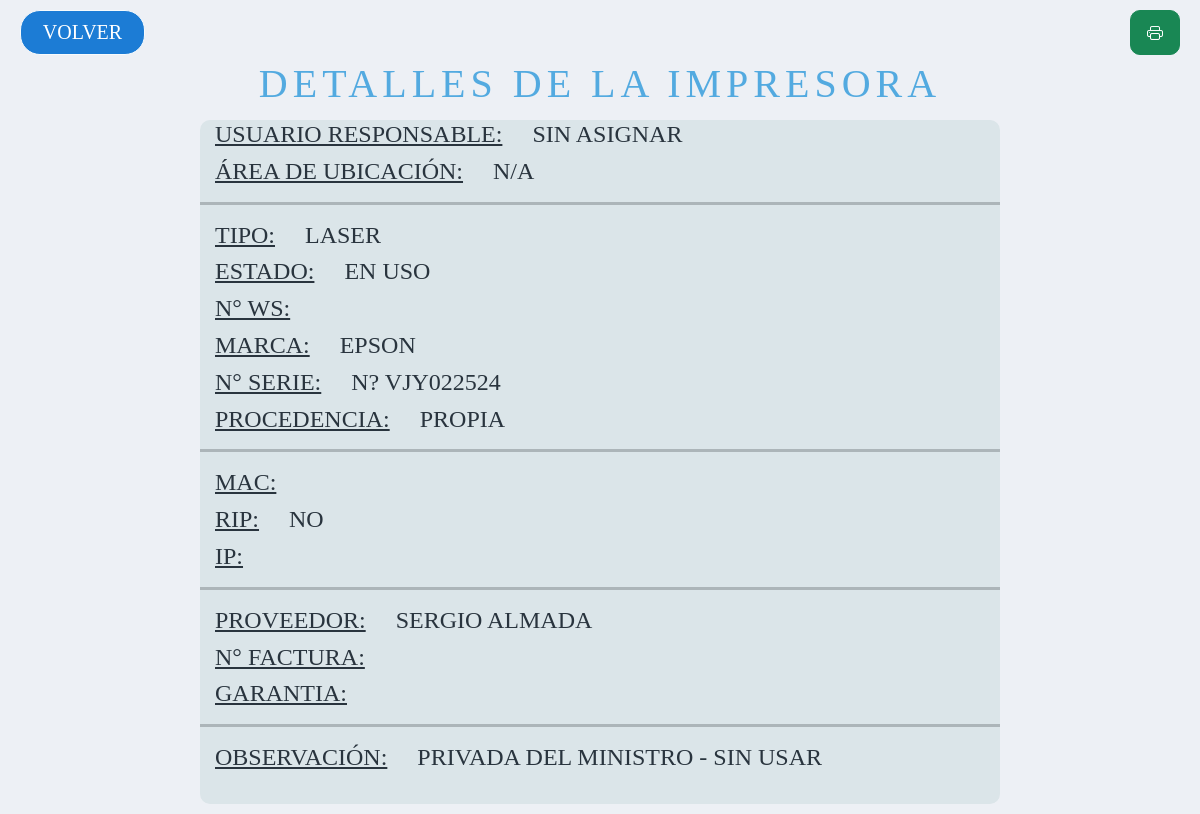
The page /consultadetalleimp.php?no=1 on the database its author committed.
### tables this page shows
CREATE TABLE `usuarios` (
  `ID_USUARIO` int(4) NOT NULL,
  `NOMBRE` varchar(50) NOT NULL,
  `CUIL` varchar(11) NOT NULL,
  `ID_AREA` int(3) NOT NULL,
  `PISO` varchar(3) NOT NULL,
  `INTERNO` varchar(10) NOT NULL,
  `CORREO` varchar(100) NOT NULL,
  `CORREO_PERSONAL` varchar(100) NOT NULL,
  `TELEFONO_PERSONAL` varchar(100) NOT NULL,
  `ID_TURNO` int(2) NOT NULL,
  `ACTIVO` varchar(8) NOT NULL,
  `OBSERVACION` longtext NOT NULL
);

CREATE TABLE `area` (
  `ID_AREA` int(5) NOT NULL,
  `AREA` text NOT NULL,
  `ID_REPA` int(3) NOT NULL,
  `ACTIVO` varchar(8) NOT NULL,
  `OBSERVACION` longtext NOT NULL
);

CREATE TABLE `tipop` (
  `ID_TIPOP` int(11) NOT NULL,
  `TIPO` varchar(50) NOT NULL
);

CREATE TABLE `estado_ws` (
  `ID_ESTADOWS` int(3) NOT NULL,
  `ESTADO` varchar(50) NOT NULL
);

CREATE TABLE `marcas` (
  `ID_MARCA` int(11) NOT NULL,
  `MARCA` varchar(50) NOT NULL
);

CREATE TABLE `periferico` (
  `ID_PERI` int(3) NOT NULL,
  `ID_TIPOP` int(3) NOT NULL,
  `NOMBREP` varchar(50) NOT NULL,
  `SERIEG` varchar(50) NOT NULL,
  `ID_MARCA` int(3) NOT NULL,
  `SERIE` varchar(50) NOT NULL,
  `ID_PROCEDENCIA` int(11) NOT NULL,
  `OBSERVACION` longtext NOT NULL,
  `TIPOP` varchar(50) NOT NULL,
  `MAC` varchar(50) NOT NULL,
  `RIP` varchar(50) NOT NULL,
  `IP` varchar(50) NOT NULL,
  `ID_PROVEEDOR` int(11) NOT NULL,
  `FACTURA` varchar(50) NOT NULL,
  `ID_AREA` int(11) NOT NULL,
  `ID_USUARIO` int(3) NOT NULL,
  `GARANTIA` varchar(100) NOT NULL,
  `ID_ESTADOWS` int(3) NOT NULL,
  `ID_MODELO` int(11) NOT NULL
);

CREATE TABLE `procedencia` (
  `ID_PROCEDENCIA` int(11) NOT NULL,
  `PROCEDENCIA` varchar(50) NOT NULL
);

CREATE TABLE `proveedor` (
  `ID_PROVEEDOR` int(11) NOT NULL,
  `PROVEEDOR` varchar(50) NOT NULL
);

### consultadetalleimp.php (the view, shortened to what this page needs)
<?php
include('conexion.php');
$consulta = ConsultarIncidente($_GET['no']);
function ConsultarIncidente($no_tic)
{
	$datos_base=mysqli_connect('localhost', 'root', '', 'incidentes') or exit('No se puede conectar con la base de datos');
	$sentencia =  "SELECT * FROM periferico WHERE ID_PERI='".$no_tic."'";
	$resultado = mysqli_query($datos_base, $sentencia);
	$filas = mysqli_fetch_assoc($resultado);
	return [
		$filas['ID_PERI'],
		$filas['ID_TIPOP'],
		$filas['NOMBREP'],
        $filas['SERIEG'],
        $filas['ID_MARCA'],
        $filas['SERIE'],
		$filas['ID_PROCEDENCIA'],
		$filas['OBSERVACION'],
		$filas['TIPOP'],
		$filas['MAC'],
        $filas['RIP'],
		$filas['IP'],
        $filas['ID_PROVEEDOR'],
		$filas['FACTURA'],
        $filas['ID_AREA'],
        $filas['ID_USUARIO'],
		$filas['GARANTIA'],
        $filas['ID_ESTADOWS'],
	];
}
?>
<!DOCTYPE html>
<html>
<head>
	<link rel="stylesheet" type="text/css" href="estiloconsultadetalleimp.css">
    <link href="https://cdn.jsdelivr.net/npm/bootstrap@5.1.3/dist/css/bootstrap.min.css" rel="stylesheet">
    <link rel="stylesheet" href="https://cdn.jsdelivr.net/npm/bootstrap-icons@1.5.0/font/bootstrap-icons.css">
</head>
<body>
<header>
        <div class="form-group row justify-content-between" style="margin-top: 0px; margin-left: 10px; margin-right: 10px; padding:10px;">
	        <a id="vlv"  href="impresoras.php" class="col-3 btn btn-primary " type="button"  value="VOLVER">VOLVER</a>
            <button id="pr" class="btn btn-success" style="width: 50px; border-radius: 10px; height: 45px;" onClick="imprimir()"><i class='bi bi-printer'></i></button>
		</div>
    </header>
	<section id="ingreso">
    <div id="titulo">
                <h1>DETALLES DE LA IMPRESORA</h1>
        </div>
            <div id="detalles">
            <?php
                $sql = "SELECT u.NOMBRE FROM periferico p LEFT JOIN usuarios u ON u.ID_USUARIO = p.ID_USUARIO WHERE p.ID_USUARIO='$consulta[15]'";
                $resultado = $datos_base->query($sql);
                $row = $resultado->fetch_assoc();
                $nom = $row['NOMBRE'];
                $sql = "SELECT a.AREA FROM periferico p LEFT JOIN area a ON a.ID_AREA = p.ID_AREA WHERE p.ID_AREA='$consulta[14]'";
                $resultado = $datos_base->query($sql);
                $row = $resultado->fetch_assoc();
                $are = $row['AREA'];
                $sql = "SELECT e.ESTADO FROM periferico p INNER JOIN estado_ws e ON e.ID_ESTADOWS = p.ID_ESTADOWS WHERE p.ID_ESTADOWS='$consulta[17]'";
                $resultado = $datos_base->query($sql);
                $row = $resultado->fetch_assoc();
                $est = $row['ESTADO'];
                $sql = "SELECT t.TIPO FROM periferico p INNER JOIN tipop t ON t.ID_TIPOP = p.ID_TIPOP WHERE p.ID_TIPOP='$consulta[1]'";
                $resultado = $datos_base->query($sql);
                $row = $resultado->fetch_assoc();
                $tip = $row['TIPO'];
                $sql = "SELECT m.MARCA FROM periferico p INNER JOIN marcas m ON m.ID_MARCA = p.ID_MARCA WHERE p.ID_MARCA='$consulta[4]'";
                $resultado = $datos_base->query($sql);
                $row = $resultado->fetch_assoc();
                $mar = $row['MARCA'];
                 $sql = "SELECT pr.PROCEDENCIA FROM periferico p LEFT JOIN procedencia pr ON pr.ID_PROCEDENCIA = p.ID_PROCEDENCIA WHERE p.ID_PROCEDENCIA='$consulta[6]'";
                 $resultado = $datos_base->query($sql);
                 $row = $resultado->fetch_assoc();
                 $proce = $row['PROCEDENCIA'];
                 $sql = "SELECT pr.PROVEEDOR FROM periferico p LEFT JOIN proveedor pr ON pr.ID_PROVEEDOR = p.ID_PROVEEDOR WHERE p.ID_PROVEEDOR='$consulta[12]'";
                 $resultado = $datos_base->query($sql);
                 $row = $resultado->fetch_assoc();
                 $prove = $row['PROVEEDOR'];
             ?>
            <h4><u>USUARIO RESPONSABLE:</u>&nbsp &nbsp &nbsp<?php echo $nom ?></h4>
            <h4><u>ÁREA DE UBICACIÓN:</u>&nbsp &nbsp &nbsp<?php echo $are?></h4>
            <hr style='display: block; height: 3px;'>
            <h4><u>TIPO:</u>&nbsp &nbsp &nbsp<?php echo $tip?></h4>
            <h4><u>ESTADO:</u>&nbsp &nbsp &nbsp<?php echo $est?></h4>
            <h4><u>N° WS:</u>&nbsp &nbsp &nbsp<?php echo $consulta[3]?></h4>
            <h4><u>MARCA:</u>&nbsp &nbsp &nbsp<?php echo $mar?></h4>
            <h4><u>N° SERIE:</u>&nbsp &nbsp &nbsp<?php echo $consulta[5]?></h4>
            <h4><u>PROCEDENCIA:</u>&nbsp &nbsp &nbsp<?php echo $proce?></h4>
            <hr style='display: block; height: 3px;'>
            <h4><u>MAC:</u>&nbsp &nbsp &nbsp<?php echo $consulta[9]?></h4>
            <h4><u>RIP:</u>&nbsp &nbsp &nbsp<?php echo $consulta[10]?></h4>
            <h4><u>IP:</u>&nbsp &nbsp &nbsp<?php echo $consulta[11]?></h4>
            <hr style='display: block; height: 3px;'>
            <h4><u>PROVEEDOR:</u>&nbsp &nbsp &nbsp<?php echo $prove?></h4>
            <h4><u>N° FACTURA:</u>&nbsp &nbsp &nbsp<?php echo $consulta[13]?></h4>
            <h4><u>GARANTIA:</u>&nbsp &nbsp &nbsp<?php echo $consulta[16]?></h4>
            <hr style='display: block; height: 3px;'>
            <h4><u>OBSERVACIÓN:</u>&nbsp &nbsp &nbsp<?php echo $consulta[7]?></h4><br>
            </div>
	</section>
</body>
</html>

### estiloconsultadetalleimp.css (style rules this page uses)
section, header { width: 100%; margin-left: auto; margin-right: auto; }
h1 { text-align: center; color: #53AAE0; font-family: TrasandinaBlack; font-size: 40px; letter-spacing: 5px; }
h4 { text-align: left; margin-top: 10px; margin-left: 15px; margin-bottom: 12px; font-size: 18px; color: #29343e; font-family: TrasandinaMedium; }
header { height: 60px; }
#titulo { height: 60px; }
#ingreso { height: auto; width: 100%; float: left; }
#detalles { height: auto; width: 800px; margin-right: auto; margin-left: auto; background-color: #dbe5e9; border-radius: 10px; }
#detalles, #vlv { margin-bottom: 10px; }
#vlv { width: 125px; height: 45px; background-color: #1c7cd5; border-color: #f7fbfd; font-size: 20px; font-family: TrasandinaBook; border-radius: 20px; }

### consultadetalleimp.php (style rules this page uses)
body { background-color: #edf0f5; }

### rows shown on the page
usuarios: NOMBRE "SIN ASIGNAR"
area: AREA "N/A"
tipop: TIPO "LASER"
estado_ws: ESTADO "EN USO"
marcas: MARCA "EPSON"
periferico: SERIE "N? VJY022524", RIP "NO", OBSERVACION "PRIVADA DEL MINISTRO - SIN USAR"
procedencia: PROCEDENCIA "PROPIA"
proveedor: PROVEEDOR "SERGIO ALMADA"
